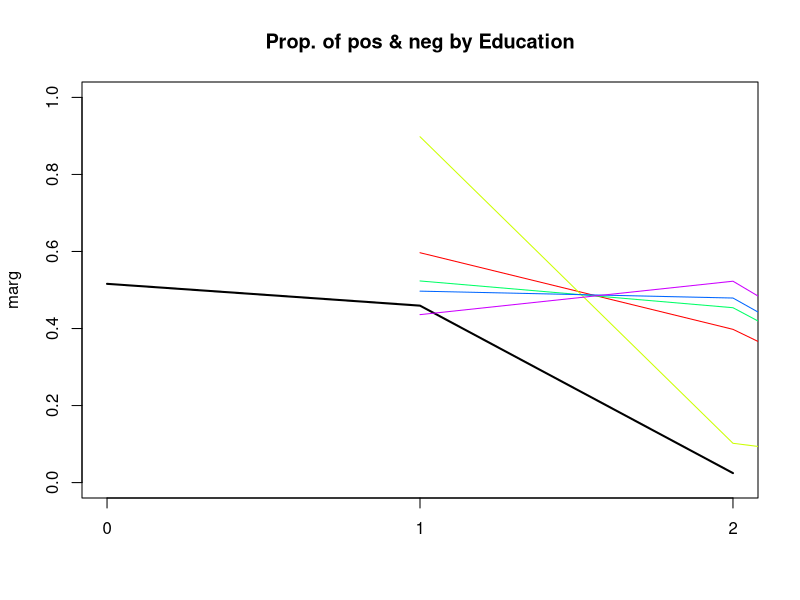
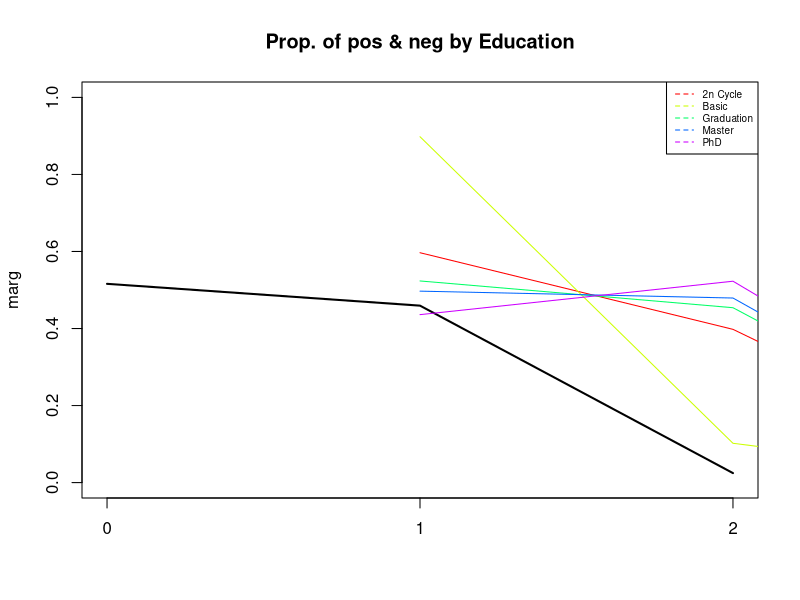
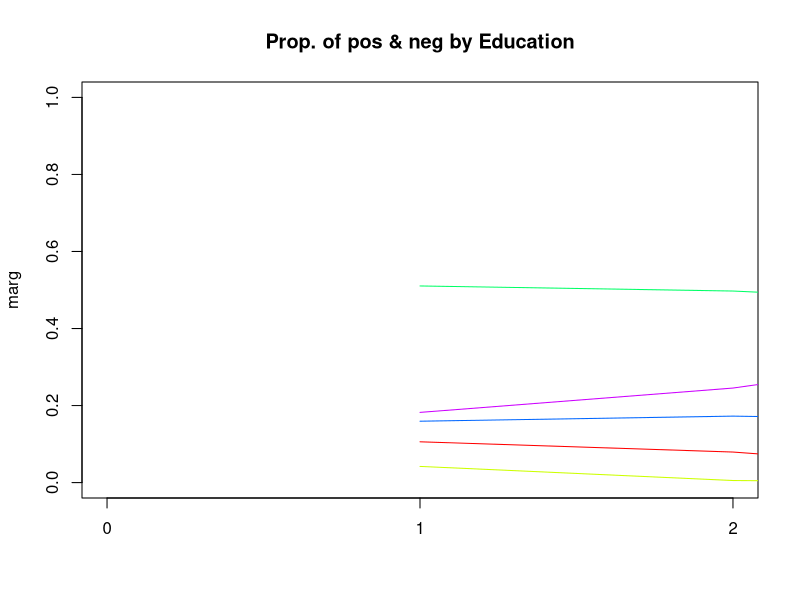
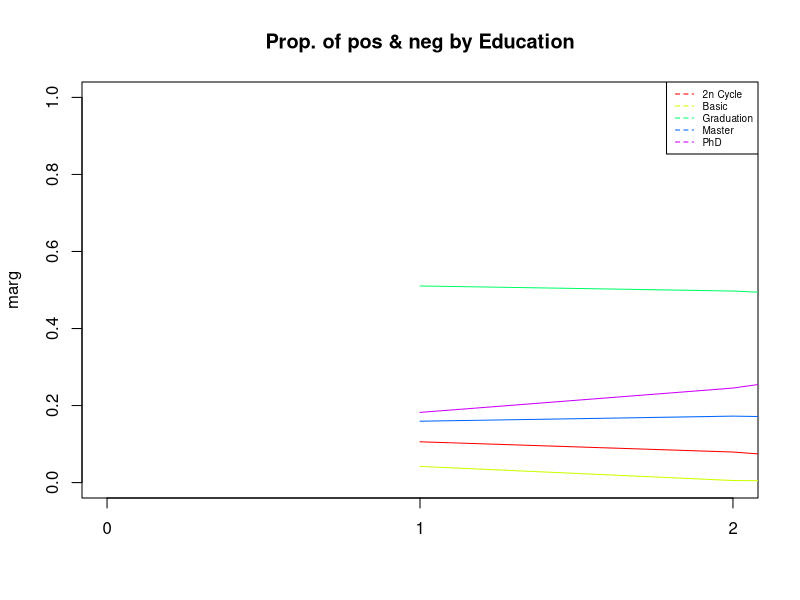
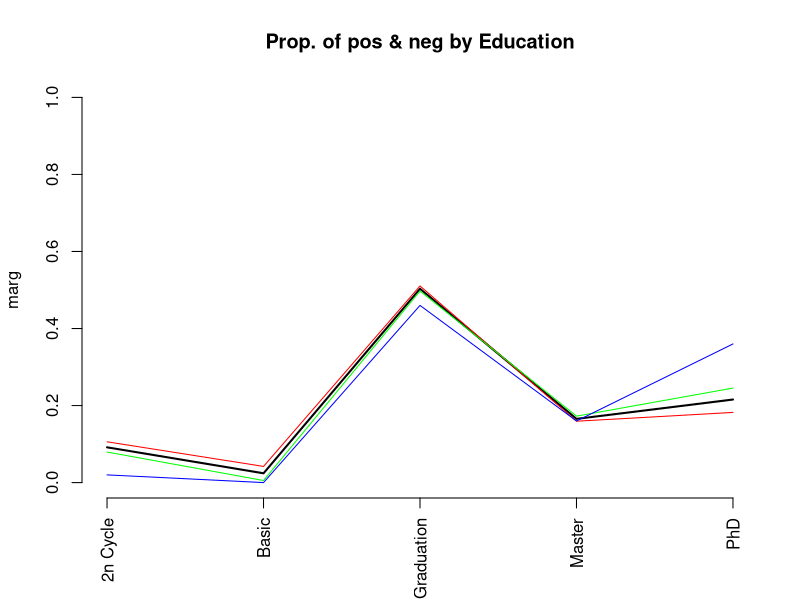
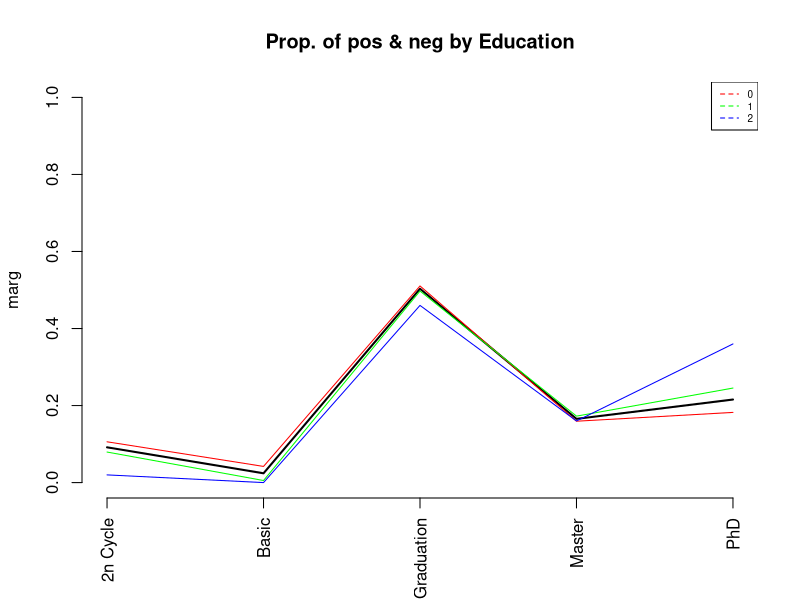
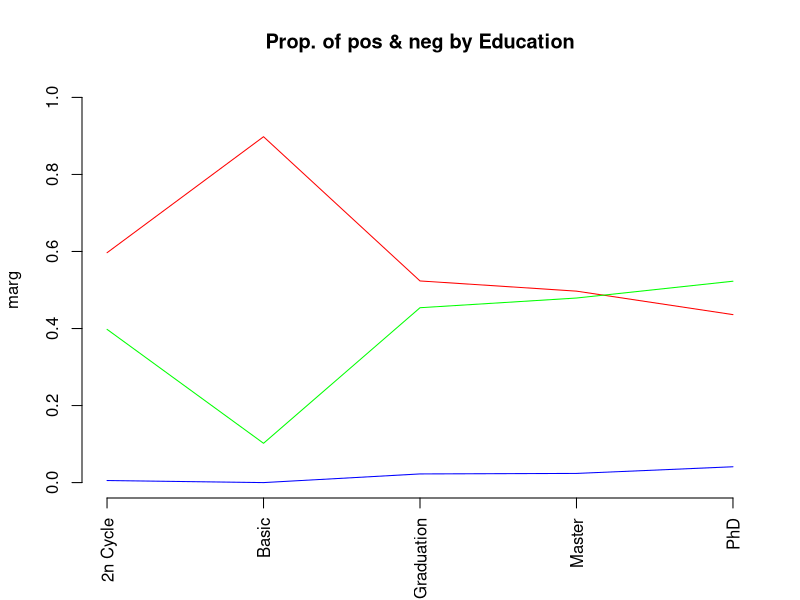
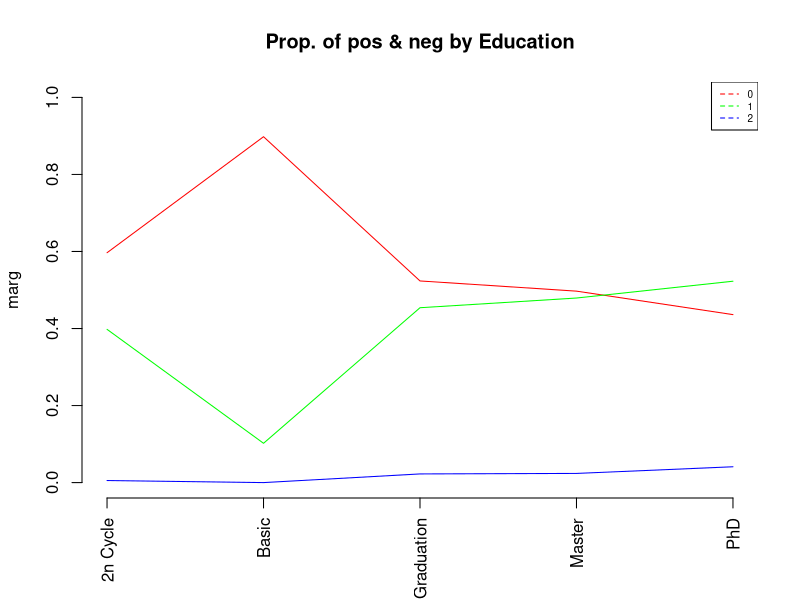

Source code (R) for these figures, in order:
#  READING CREDSCO_BIN
# load("d:/karina/docencia/DataMiningEI/Practiques/2CredscoProfiling/credscok_bin")

#read data only if required
setwd("C:/Users/Michel/Desktop/UPC/Q5/MD/MD-D4")
dd <- read.table("ifood_enriched.csv",header=T, sep=",", dec='.');

names(dd)

attach(dd)

#Dictamen    <- as.factor(Dictamen)
#levels(Dictamen) <- c(NA, "positiu","negatiu")


#Calcula els valor test de la variable Xnum per totes les modalitats del factor P
ValorTestXnum <- function(Xnum,P){
  #freq dis of fac
  nk <- as.vector(table(P)); 
  n <- sum(nk); 
  #mitjanes x grups
  xk <- tapply(Xnum,P,mean);
  #valors test
  txk <- (xk-mean(Xnum))/(sd(Xnum)*sqrt((n-nk)/(n*nk))); 
  #p-values
  pxk <- pt(txk,n-1,lower.tail=F);
  for(c in 1:length(levels(as.factor(P)))){if (pxk[c]>0.5){pxk[c]<-1-pxk[c]}}
  return (pxk)
}




ValorTestXquali <- function(P,Xquali){
  taula <- table(P,Xquali);
  n <- sum(taula); 
  pk <- apply(taula,1,sum)/n;
  pj <- apply(taula,2,sum)/n;
  pf <- taula/(n*pk);
  pjm <- matrix(data=pj,nrow=dim(pf)[1],ncol=dim(pf)[2], byrow=TRUE);      
  dpf <- pf - pjm; 
  dvt <- sqrt(((1-pk)/(n*pk))%*%t(pj*(1-pj))); 
  #i hi ha divisions iguals a 0 dona NA i no funciona
  zkj <- dpf
  zkj[dpf!=0]<-dpf[dpf!=0]/dvt[dpf!=0]; 
  pzkj <- pnorm(zkj,lower.tail=F);
  for(c in 1:length(levels(as.factor(P)))){for (s in 1:length(levels(Xquali))){if (pzkj[c,s]> 0.5){pzkj[c,s]<-1- pzkj[c,s]}}}
  return (list(rowpf=pf,vtest=zkj,pval=pzkj))
}


#source("file")
#dades contain the dataset
dades<-dd
#dades<-dd[filtro,]
#dades<-df
K<-dim(dades)[2]
par(ask=TRUE)


#P must contain the class variable
P<-dd[,5]
#P<-c2
#P<-dd[,18]
nameP<-"Teenhome"
#P<-df[,33]

nc<-length(levels(factor(P)))
nc
pvalk <- matrix(data=0,nrow=nc,ncol=K, dimnames=list(levels(P),names(dades)))
nameP<-"Class"
n<-dim(dades)[1]

for(k in 1:K){
  if (is.numeric(dades[,k])){ 
    print(paste("Anàlisi per classes de la Variable:", names(dades)[k]))
    
    boxplot(dades[,k]~P, main=paste("Boxplot of", names(dades)[k], "vs", nameP ), horizontal=TRUE)
    
    barplot(tapply(dades[[k]], P, mean),main=paste("Means of", names(dades)[k], "by", nameP ))
    abline(h=mean(dades[[k]]))
    legend(0,mean(dades[[k]]),"global mean",bty="n")
    print("Estadístics per groups:")
    for(s in levels(as.factor(P))) {print(summary(dades[P==s,k]))}
    o<-oneway.test(dades[,k]~P)
    print(paste("p-valueANOVA:", o$p.value))
    kw<-kruskal.test(dades[,k]~P)
    print(paste("p-value Kruskal-Wallis:", kw$p.value))
    pvalk[,k]<-ValorTestXnum(dades[,k], P)
    print("p-values ValorsTest: ")
    print(pvalk[,k])      
  }else{
    if(class(dd[,k])=="Date"){
      print(summary(dd[,k]))
      print(sd(dd[,k]))
      #decide breaks: weeks, months, quarters...
      hist(dd[,k],breaks="weeks")
    }else{
      #qualitatives
      print(paste("Variable", names(dades)[k]))
      table<-table(P,dades[,k])
      #   print("Cross-table")
      #   print(table)
      rowperc<-prop.table(table,1)
      
      colperc<-prop.table(table,2)
      #  print("Distribucions condicionades a files")
      # print(rowperc)
      
      #ojo porque si la variable es true o false la identifica amb el tipus Logical i
      #aquest no te levels, por tanto, coertion preventiva
      
      dades[,k]<-as.factor(dades[,k])
      
      
      marg <- table(as.factor(P))/n
      print(append("Categories=",levels(as.factor(dades[,k]))))
      
      #from next plots, select one of them according to your practical case
      plot(marg,type="l",ylim=c(0,1),main=paste("Prop. of pos & neg by",names(dades)[k]))
      paleta<-rainbow(length(levels(dades[,k])))
      for(c in 1:length(levels(dades[,k]))){lines(colperc[,c],col=paleta[c]) }
      
      #with legend
      plot(marg,type="l",ylim=c(0,1),main=paste("Prop. of pos & neg by",names(dades)[k]))
      paleta<-rainbow(length(levels(dades[,k])))
      for(c in 1:length(levels(dades[,k]))){lines(colperc[,c],col=paleta[c]) }
      legend("topright", levels(dades[,k]), col=paleta, lty=2, cex=0.6)
      
      #condicionades a classes
      print(append("Categories=",levels(dades[,k])))
      plot(marg,type="n",ylim=c(0,1),main=paste("Prop. of pos & neg by",names(dades)[k]))
      paleta<-rainbow(length(levels(dades[,k])))
      for(c in 1:length(levels(dades[,k]))){lines(rowperc[,c],col=paleta[c]) }
      
      #with legend
      plot(marg,type="n",ylim=c(0,1),main=paste("Prop. of pos & neg by",names(dades)[k]))
      paleta<-rainbow(length(levels(dades[,k])))
      for(c in 1:length(levels(dades[,k]))){lines(rowperc[,c],col=paleta[c]) }
      legend("topright", levels(dades[,k]), col=paleta, lty=2, cex=0.6)
      
      #amb variable en eix d'abcisses
      marg <-table(dades[,k])/n
      print(append("Categories=",levels(dades[,k])))
      plot(marg,type="l",ylim=c(0,1),main=paste("Prop. of pos & neg by",names(dades)[k]), las=3)
      #x<-plot(marg,type="l",ylim=c(0,1),main=paste("Prop. of pos & neg by",names(dades)[k]), xaxt="n")
      #text(x=x+.25, y=-1, adj=1, levels(CountryName), xpd=TRUE, srt=25, cex=0.7)
      paleta<-rainbow(length(levels(as.factor(P))))
      for(c in 1:length(levels(as.factor(P)))){lines(rowperc[c,],col=paleta[c]) }
      
      #with legend
      plot(marg,type="l",ylim=c(0,1),main=paste("Prop. of pos & neg by",names(dades)[k]), las=3)
      for(c in 1:length(levels(as.factor(P)))){lines(rowperc[c,],col=paleta[c])}
      legend("topright", levels(as.factor(P)), col=paleta, lty=2, cex=0.6)
      
      #condicionades a columna 
      plot(marg,type="n",ylim=c(0,1),main=paste("Prop. of pos & neg by",names(dades)[k]), las=3)
      paleta<-rainbow(length(levels(as.factor(P))))
      for(c in 1:length(levels(as.factor(P)))){lines(colperc[c,],col=paleta[c]) }
      
      #with legend
      plot(marg,type="n",ylim=c(0,1),main=paste("Prop. of pos & neg by",names(dades)[k]), las=3)
      for(c in 1:length(levels(as.factor(P)))){lines(colperc[c,],col=paleta[c])}
      legend("topright", levels(as.factor(P)), col=paleta, lty=2, cex=0.6)
      
      table<-table(dades[,k],P)
      print("Cross Table:")
      print(table)
      print("Distribucions condicionades a columnes:")
      print(colperc)
      
      #diagrames de barres apilades                                         
      
      paleta<-rainbow(length(levels(dades[,k])))
      barplot(table(dades[,k], as.factor(P)), beside=FALSE,col=paleta )
      
      barplot(table(dades[,k], as.factor(P)), beside=FALSE,col=paleta )
      legend("topright",levels(as.factor(dades[,k])),pch=1,cex=0.5, col=paleta)
      
      #diagrames de barres adosades
      barplot(table(dades[,k], as.factor(P)), beside=TRUE,col=paleta )
      
      barplot(table(dades[,k], as.factor(P)), beside=TRUE,col=paleta)
      legend("topright",levels(as.factor(dades[,k])),pch=1,cex=0.5, col=paleta)
      
      print("Test Fisher: ")
      print(fisher.test(dades[,k], as.factor(P), simulate.p.value = TRUE, B = 2000, workspace = 2000000)) 
      
      print("valorsTest:")
      print( ValorTestXquali(P,dades[,k]))
      #calcular els pvalues de les quali
    }
  }
}#endfor

#descriptors de les classes més significatius. Afegir info qualits
for (c in 1:length(levels(as.factor(P)))) {
  if(!is.na(levels(as.factor(P))[c])){
    print(paste("P.values per class:",levels(as.factor(P))[c]));
    print(sort(pvalk[c,]), digits=3) 
  }
}

#afegir la informacio de les modalitats de les qualitatives a la llista de pvalues i fer ordenacio global

#saving the dataframe in an external file
#write.table(dd, file = "ifood_enriched.csv", sep = ",", na = "NA", dec = ".", row.names = FALSE, col.names = TRUE)


